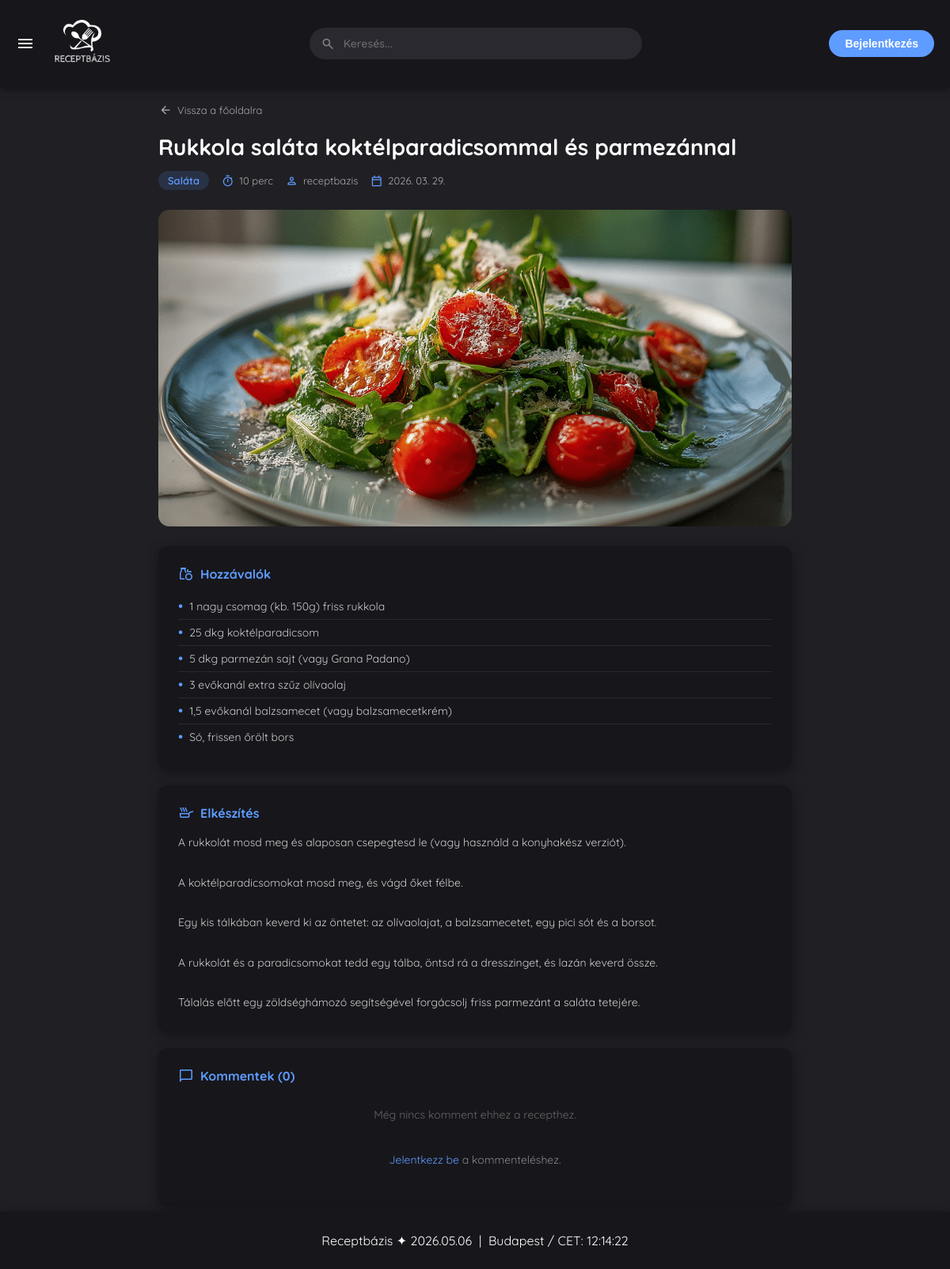
Screenshot of /recept.php?id=8 with the database file from the repository.
### tables this page shows
CREATE TABLE `receptek` (
  `id` int(11) NOT NULL,
  `felhasznalo_id` int(11) NOT NULL,
  `cim` varchar(150) NOT NULL,
  `leiras` text NOT NULL,
  `hozzavalok` text NOT NULL,
  `elkeszitesi_ido` int(11) DEFAULT NULL,
  `letrehozva` timestamp NOT NULL DEFAULT current_timestamp(),
  `kategoria` varchar(50) NOT NULL,
  `indexkep` varchar(255) DEFAULT NULL,
  `receptkep` varchar(255) DEFAULT NULL,
  `youtube_link` varchar(255) DEFAULT NULL
);

CREATE TABLE `felhasznalok` (
  `id` int(11) NOT NULL,
  `felhasznalonev` varchar(50) NOT NULL,
  `email` varchar(100) NOT NULL,
  `jelszo` varchar(255) NOT NULL,
  `regisztracio_ideje` timestamp NOT NULL DEFAULT current_timestamp(),
  `profilkep` varchar(255) DEFAULT NULL,
  `is_admin` tinyint(1) NOT NULL DEFAULT 0
);

### recept.php (the view, shortened to what this page needs)
<?php
include 'adatkapcsolat.php';
$receptId = intval($_GET['id']);
$stmt = $conn->prepare("
    SELECT receptek.*, felhasznalok.felhasznalonev, felhasznalok.id AS szerzo_id
    FROM receptek
    JOIN felhasznalok ON receptek.felhasznalo_id = felhasznalok.id
    WHERE receptek.id = ?
");
$stmt->bind_param("i", $receptId);
$stmt->execute();
$recept = $stmt->get_result()->fetch_assoc();
$stmt = $conn->prepare("
    SELECT kommentek.id, kommentek.szoveg, kommentek.datum, kommentek.parent_id,
           felhasznalok.felhasznalonev, felhasznalok.id AS felhasznalo_id
    FROM kommentek
    JOIN felhasznalok ON kommentek.felhasznalo_id = felhasznalok.id
    WHERE kommentek.recept_id = ?
    ORDER BY kommentek.datum ASC
");
$stmt->bind_param("i", $receptId);
$stmt->execute();
$osszes_komment = $stmt->get_result()->fetch_all(MYSQLI_ASSOC);
$gyokerek = [];
$ytEmbed = null;
    ?>
<!DOCTYPE html>
<html lang="hu">
<head>
    <link rel="stylesheet" href="style.css">
</head>
<body class="sotettema">
<?php include 'header.php'; ?>
<div class="recept-oldal">
    <a href="home.php" class="vissza-link">
        <span class="material-symbols-outlined" style="font-size:18px;">arrow_back</span>
        Vissza a főoldalra
    </a>
    <h1 class="recept-cim"><?= htmlspecialchars($recept['cim']) ?></h1>
    <div class="recept-meta">
        <span class="kat-badge"><?= htmlspecialchars($recept['kategoria']) ?></span>
        <?php if (!empty($recept['elkeszitesi_ido'])): ?>
            <span class="meta-elem">
                <span class="material-symbols-outlined">timer</span>
                <?= $recept['elkeszitesi_ido'] ?> perc
            </span>
        <?php endif; ?>
        <span class="meta-elem">
            <span class="material-symbols-outlined">person</span>
            <a href="profil.php?id=<?= (int) $recept['szerzo_id'] ?>">
                <?= htmlspecialchars($recept['felhasznalonev']) ?>
            </a>
        </span>
        <span class="meta-elem">
            <span class="material-symbols-outlined">calendar_today</span>
            <?= date('Y. m. d.', strtotime($recept['letrehozva'])) ?>
        </span>
    </div>
    <?php if ($ytEmbed): ?>
        <iframe class="yt-iframe" src="<?= $ytEmbed ?>" allowfullscreen style="margin-bottom:20px;"></iframe>
    <?php elseif (!empty($recept['receptkep']) && file_exists($recept['receptkep'])): ?>
        <img src="<?= htmlspecialchars($recept['receptkep']) ?>" alt="<?= htmlspecialchars($recept['cim']) ?>" class="recept-boritokep">
    <?php elseif (!empty($recept['indexkep']) && file_exists($recept['indexkep'])): ?>
        <img src="<?= htmlspecialchars($recept['indexkep']) ?>" alt="<?= htmlspecialchars($recept['cim']) ?>" class="recept-boritokep">
    <?php endif; ?>
    <div class="blokk">
        <h2 class="blokk-cim">
            <span class="material-symbols-outlined">grocery</span>
            Hozzávalók
        </h2>
        <ul class="hozzavalok-lista">
            <?php foreach (explode("\n", trim($recept['hozzavalok'])) as $sor): ?>
                <?php $sor = trim($sor); if ($sor === '') continue; ?>
                <li><?= htmlspecialchars($sor) ?></li>
            <?php endforeach; ?>
        </ul>
    </div>
    <div class="blokk">
        <h2 class="blokk-cim">
            <span class="material-symbols-outlined">skillet</span>
            Elkészítés
        </h2>
        <p class="leiras"><?= htmlspecialchars($recept['leiras']) ?></p>
    </div>
    <div class="blokk" id="kommentek">
        <h2 class="blokk-cim">
            <span class="material-symbols-outlined">chat_bubble</span>
            Kommentek (<?= count($osszes_komment) ?>)
        </h2>
        <?php if (count($gyokerek) > 0): ?>
            <div class="komment-lista">
                <?php foreach ($gyokerek as $k): ?>
                    <?php kommentKiir($k, $receptId, isset($_SESSION['user_id'])); ?>
                <?php endforeach; ?>
            </div>
        <?php else: ?>
            <p class="nincs-komment">Még nincs komment ehhez a recepthez.</p>
        <?php endif; ?>
        <?php if (isset($_SESSION['user_id'])): ?>
            <form method="POST" action="recept.php?id=<?= $receptId ?>" class="komment-urlap" style="margin-top:10px;">
                <textarea name="szoveg" rows="3" placeholder="Írd ide a kommentedet..." required></textarea>
                <button type="submit" class="gomb">Küldés</button>
            </form>
        <?php else: ?>
            <p class="nem-bejelentkezett">
                <a href="login.php">Jelentkezz be</a> a kommenteléshez.
            </p>
        <?php endif; ?>
    </div>
</div>
<?php include 'footer.php'; ?>
</body>
</html>

### style.css (style rules this page uses)
body, html { margin: 0; padding: 0; width: 100%; height: 100%; overflow-x: hidden; font-family: 'Quicksand', sans-serif; }
body.sotettema { background-color: #201F24; color: #ffffff; }

### recept.php (style rules this page uses)
.recept-oldal { max-width: 800px; margin: 130px auto 80px auto; padding: 0 20px; }
.recept-boritokep { width: 100%; max-height: 400px; object-fit: cover; border-radius: 14px; display: block; margin-bottom: 25px; }
.recept-cim { font-size: 28px; font-weight: 700; margin: 0 0 12px 0; line-height: 1.3; }
body.sotettema .recept-cim { color: #fff; }
.recept-meta { display: flex; flex-wrap: wrap; gap: 15px; margin-bottom: 25px; font-size: 13px; }
.meta-elem { display: flex; align-items: center; gap: 6px; color: #aaa; }
.meta-elem a { color: #aaa; text-decoration: none; }
.meta-elem .material-symbols-outlined { font-size: 17px; color: #5e9cff; }
.kat-badge { background-color: rgba(94,156,255,0.15); color: #5e9cff; padding: 4px 12px; border-radius: 20px; font-weight: 600; font-size: 13px; }
.blokk { border-radius: 12px; padding: 25px; margin-bottom: 20px; }
body.sotettema .blokk { background-color: #17161B; box-shadow: 0 4px 15px rgba(0,0,0,0.4); }
.blokk-cim { font-size: 16px; font-weight: 700; color: #5e9cff; margin: 0 0 15px 0; display: flex; align-items: center; gap: 8px; }
.blokk-cim .material-symbols-outlined { font-size: 20px; }
.hozzavalok-lista { list-style: none; padding: 0; margin: 0; }
.hozzavalok-lista li { padding: 7px 0; border-bottom: 1px solid #2a2a2a; font-size: 14px; display: flex; align-items: center; gap: 8px; }
body.sotettema .hozzavalok-lista li { color: #ccc; border-bottom-color: #2a2a2a; }
.hozzavalok-lista li:last-child { border-bottom: none; }
.hozzavalok-lista li::before { content: "•"; color: #5e9cff; font-size: 18px; line-height: 1; }
.leiras { font-size: 14px; line-height: 1.8; white-space: pre-line; margin: 0; }
body.sotettema .leiras { color: #ccc; }
.nincs-komment { font-size: 14px; color: #666; text-align: center; padding: 15px 0; }
.vissza-link { display: inline-flex; align-items: center; gap: 6px; font-size: 13px; color: #aaa; text-decoration: none; margin-bottom: 20px; }
.nem-bejelentkezett { font-size: 14px; color: #888; text-align: center; padding: 10px 0; }
.nem-bejelentkezett a { color: #5e9cff; text-decoration: none; }

### rows the page displays
receptek: cim "Rukkola saláta koktélparadicsommal és parmezánnal", kategoria "Saláta", elkeszitesi_ido "10", felhasznalo.felhasznalonev "receptbazis", letrehozva "2026. 03. 29.", receptkep (picture), hozzavalok "1 nagy csomag (kb. 150g) friss rukkola", hozzavalok "25 dkg koktélparadicsom", hozzavalok "5 dkg parmezán sajt (vagy Grana Padano)", hozzavalok "3 evőkanál extra szűz olívaolaj", hozzavalok "1,5 evőkanál balzsamecet (vagy balzsamecetkrém)", hozzavalok "Só, frissen őrölt bors", leiras "A rukkolát mosd meg és alaposan csepegtesd le (vagy használd a konyhakész verziót). A koktélparadicsomokat mosd meg, és vágd őket félbe. Egy kis tálkában keverd ki az öntetet: az olívaolajat, a balzsamecetet, egy pici sót és a borsot. A rukkolát és a paradicsomokat tedd egy tálba, öntsd rá a dresszinget, és lazán keverd össze. Tálalás előtt egy zöldséghámozó segítségével forgácsolj friss parmezánt a saláta tetejére."

### other values shown
count($osszes_komment) "0"
